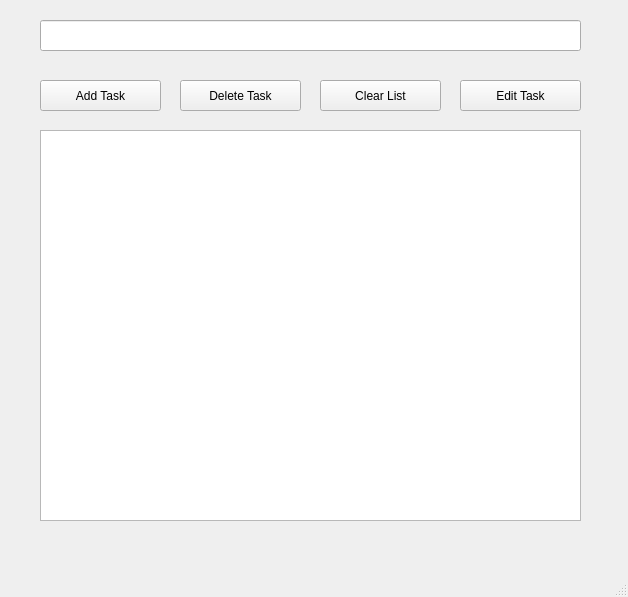
<?xml version="1.0" encoding="UTF-8"?>
<ui version="4.0">
 <class>MainWindow</class>
 <widget class="QMainWindow" name="MainWindow">
  <property name="geometry">
   <rect>
    <x>0</x>
    <y>0</y>
    <width>628</width>
    <height>597</height>
   </rect>
  </property>
  <property name="windowTitle">
   <string>ToDo List</string>
  </property>
  <widget class="QWidget" name="centralwidget">
   <widget class="QPushButton" name="addButton">
    <property name="geometry">
     <rect>
      <x>40</x>
      <y>80</y>
      <width>121</width>
      <height>31</height>
     </rect>
    </property>
    <property name="text">
     <string>Add Task</string>
    </property>
   </widget>
   <widget class="QListWidget" name="listWidget">
    <property name="geometry">
     <rect>
      <x>40</x>
      <y>130</y>
      <width>541</width>
      <height>391</height>
     </rect>
    </property>
   </widget>
   <widget class="QPushButton" name="deleteButton">
    <property name="geometry">
     <rect>
      <x>180</x>
      <y>80</y>
      <width>121</width>
      <height>31</height>
     </rect>
    </property>
    <property name="text">
     <string>Delete Task</string>
    </property>
   </widget>
   <widget class="QPushButton" name="clearButton">
    <property name="geometry">
     <rect>
      <x>320</x>
      <y>80</y>
      <width>121</width>
      <height>31</height>
     </rect>
    </property>
    <property name="text">
     <string>Clear List</string>
    </property>
   </widget>
   <widget class="QLineEdit" name="taskText">
    <property name="geometry">
     <rect>
      <x>40</x>
      <y>20</y>
      <width>541</width>
      <height>31</height>
     </rect>
    </property>
   </widget>
   <widget class="QPushButton" name="editButton">
    <property name="geometry">
     <rect>
      <x>460</x>
      <y>80</y>
      <width>121</width>
      <height>31</height>
     </rect>
    </property>
    <property name="text">
     <string>Edit Task</string>
    </property>
   </widget>
  </widget>
  <widget class="QMenuBar" name="menubar">
   <property name="geometry">
    <rect>
     <x>0</x>
     <y>0</y>
     <width>628</width>
     <height>21</height>
    </rect>
   </property>
  </widget>
  <widget class="QStatusBar" name="statusbar"/>
 </widget>
 <resources/>
 <connections/>
</ui>
